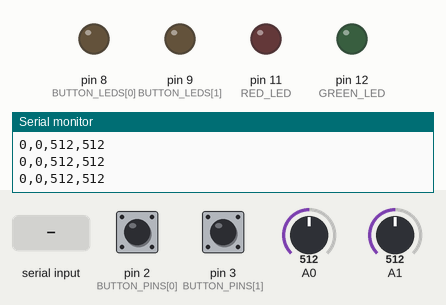
The sketch below on a simulated Arduino Uno, built with avr-gcc and run on an emulated ATmega328P. Parts: output pins drawn as LEDs (lit = HIGH), the last lines printed to the serial monitor. The inputs (shaded band) are chosen by the test bench; at power-on: pin 2 (BUTTON_PINS[0]) HIGH, pin 3 (BUTTON_PINS[1]) HIGH, A0 = 512, A1 = 512.

Above: at 1.2 s.
1.3 s: pin 2 (BUTTON_PINS[0]) pulled LOW for 0.15 s
At 1.37 s:
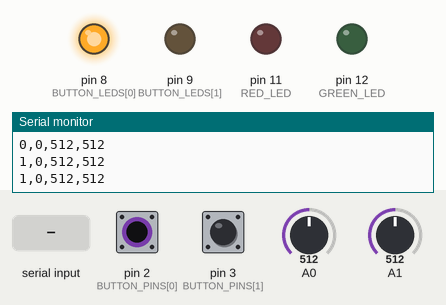
2.9 s: pin 3 (BUTTON_PINS[1]) pulled LOW for 0.15 s
At 2.97 s:
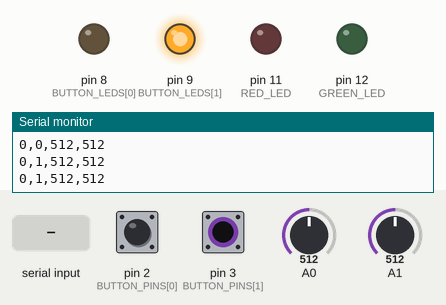
4.5 s: "G" received over Serial
At 5.5 s:
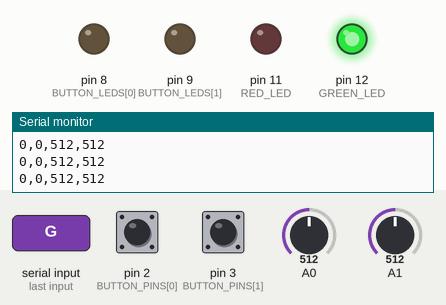
6.0 s: "R" received over Serial
At 6.6 s:
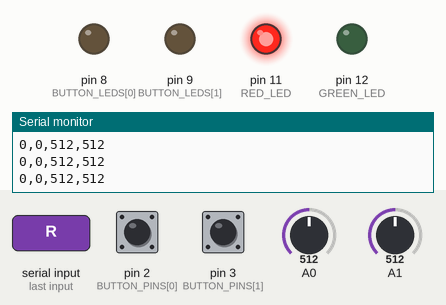
7.5 s: pin 2 (BUTTON_PINS[0]) pulled LOW for 1 s
At 7.8 s:
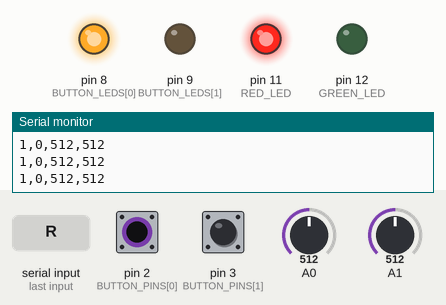
10.0 s: pin 3 (BUTTON_PINS[1]) pulled LOW for 1 s
At 10.8 s:
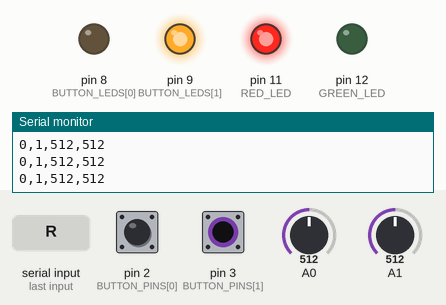
Timing chart, 0 to 13.0 s (numbered marks = the images above; inputs shaded):
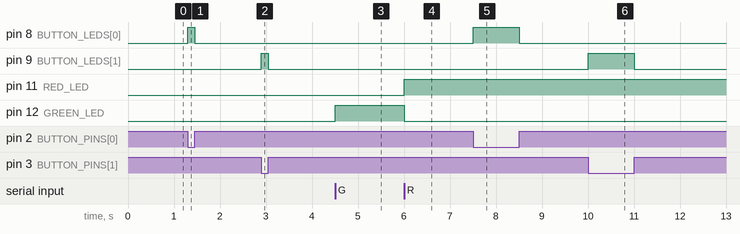

Measured:
- after the input at 1.3 s, pin 8 (BUTTON_LEDS[0]): LOW → HIGH at once, → LOW 0.15 s later
- after the input at 2.9 s, pin 9 (BUTTON_LEDS[1]): LOW → HIGH at once, → LOW 0.15 s later
- after the input at 4.5 s, pin 12 (GREEN_LED): LOW → HIGH at once
- after the input at 6.0 s, pin 11 (RED_LED): LOW → HIGH at once; pin 12 (GREEN_LED): HIGH → LOW at once
- after the input at 7.5 s, pin 8 (BUTTON_LEDS[0]): LOW → HIGH at once, → LOW 1.0 s later
- after the input at 10.0 s, pin 9 (BUTTON_LEDS[1]): LOW → HIGH at once, → LOW 1.0 s later

The sketch:

glow_test_controllers.ino
```cpp
// MetamorphUs glow test V1: Arduino side (Arduino Uno).
// Uses the SAME wiring as our two-button cooperative test, so nothing needs to be rewired:
//   Button 1 (Sunlight) -> pin 2 and GND      Button 2 (Water) -> pin 3 and GND
//   Button 1 LED -> pin 8    Button 2 LED -> pin 9    Red LED -> pin 11    Green LED -> pin 12
// Optional: knobs on A0 (Sunlight) and A1 (Water). Leave them out if you only have buttons.
//
// Every 30 ms it sends one line over USB:  button1,button2,knobA0,knobA1   e.g.  1,0,512,300
// The p5.js page sends one letter back to drive the feedback LEDs:
//   G = both elements balanced (green on)   R = only one is in its sweet spot (red on)   O = off

const int BUTTON_PINS[2] = {2, 3};
const int BUTTON_LEDS[2] = {8, 9};
const int RED_LED = 11;
const int GREEN_LED = 12;

unsigned long lastSend = 0;

void setup() {
  Serial.begin(115200);
  for (int i = 0; i < 2; i++) {
    pinMode(BUTTON_PINS[i], INPUT_PULLUP);  // pressed reads LOW
    pinMode(BUTTON_LEDS[i], OUTPUT);
  }
  pinMode(RED_LED, OUTPUT);
  pinMode(GREEN_LED, OUTPUT);
}

void loop() {
  int b1 = digitalRead(BUTTON_PINS[0]) == LOW ? 1 : 0;
  int b2 = digitalRead(BUTTON_PINS[1]) == LOW ? 1 : 0;
  digitalWrite(BUTTON_LEDS[0], b1);
  digitalWrite(BUTTON_LEDS[1], b2);

  while (Serial.available() > 0) {
    char c = Serial.read();
    if (c == 'G') { digitalWrite(GREEN_LED, HIGH); digitalWrite(RED_LED, LOW); }
    if (c == 'R') { digitalWrite(GREEN_LED, LOW);  digitalWrite(RED_LED, HIGH); }
    if (c == 'O') { digitalWrite(GREEN_LED, LOW);  digitalWrite(RED_LED, LOW); }
  }

  if (millis() - lastSend >= 30) {
    lastSend = millis();
    Serial.print(b1); Serial.print(',');
    Serial.print(b2); Serial.print(',');
    Serial.print(analogRead(A0)); Serial.print(',');
    Serial.println(analogRead(A1));
  }
}
```
